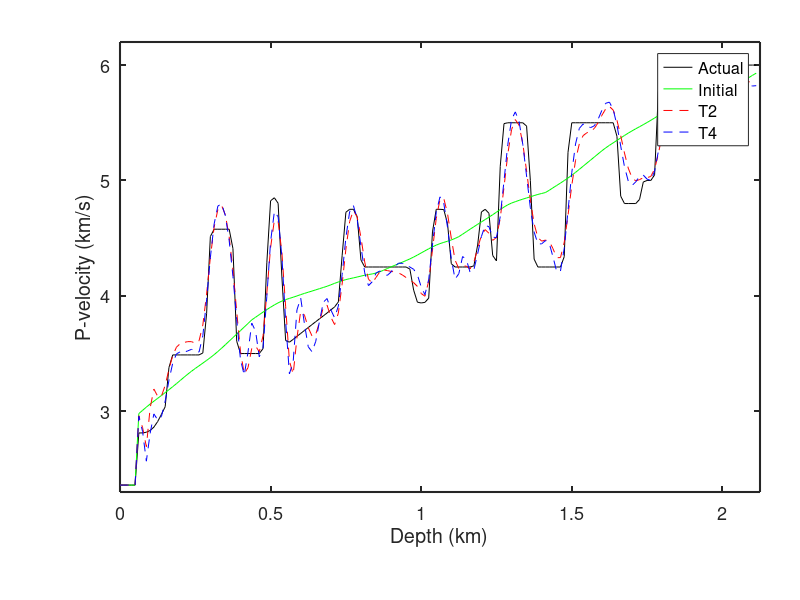
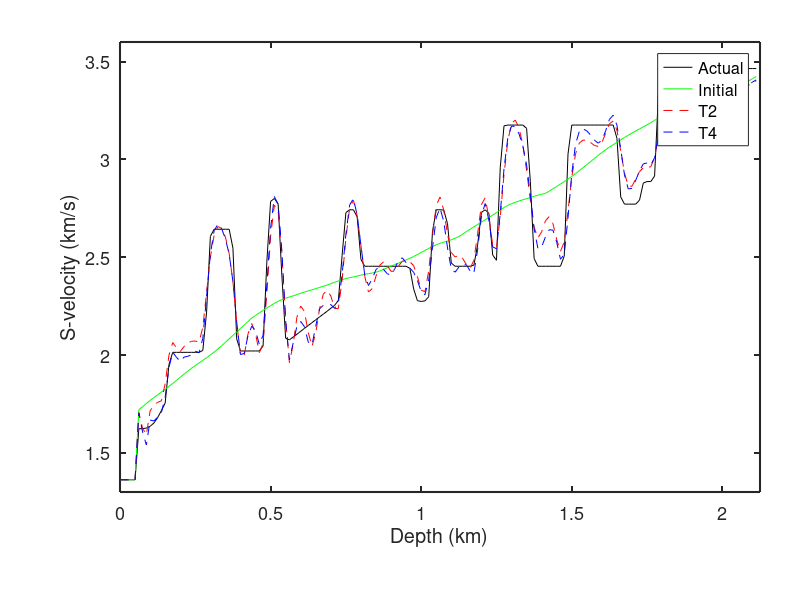
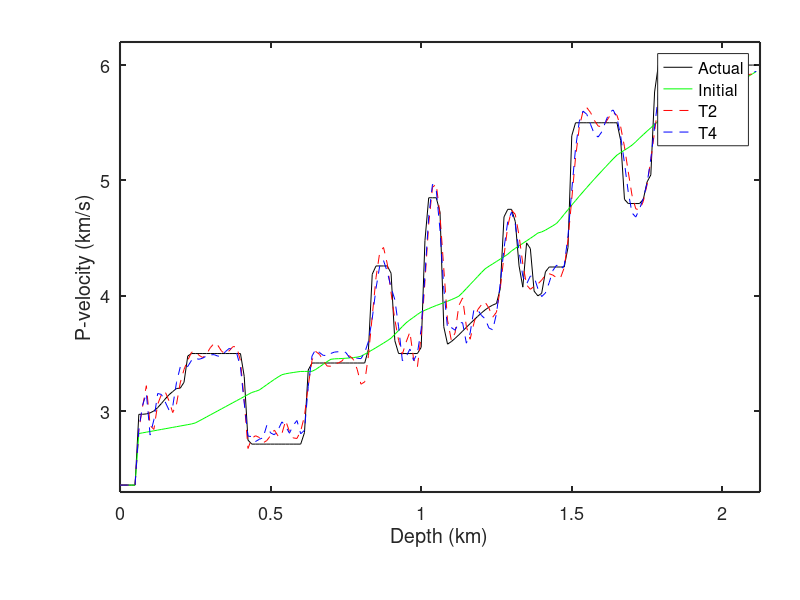
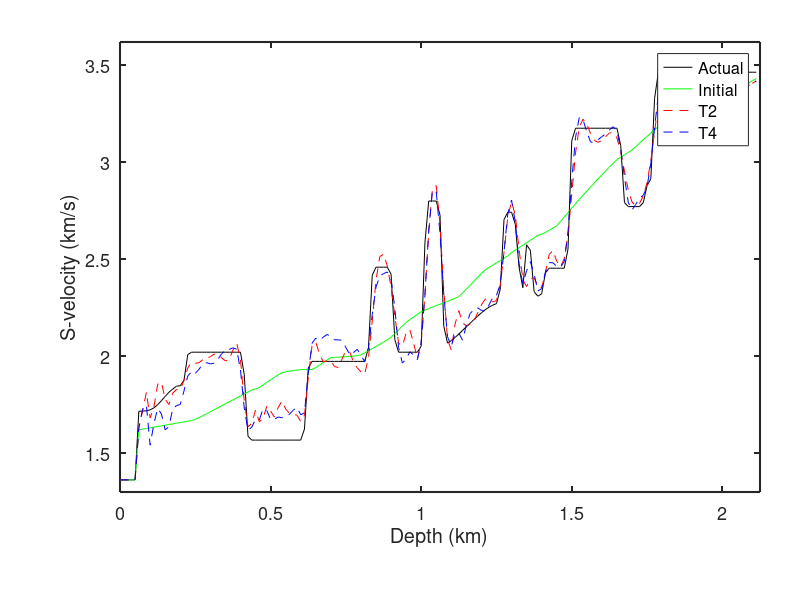

The MATLAB script that drew these images, in order:
clear;
clear all;
close all
clc;
nz=170;
nx=800;
nt=3000;
dx=12.5;dz=12.5;dt=0.001;
xx=0:dx:dx*(nx-1);
zz=0:dz:dz*(nz-1);
xx=xx/1000;
zz=zz/1000;
tt=0:dt:dt*(nt-1);

%% actual model
fid=fopen('acc_vp.dat','rb');
fid2=fopen('acc_vs.dat','rb');                                                                                                                   
p1=fread(fid,[nz,nx],'float');
p2=fread(fid2,[nz,nx],'float');
fclose(fid);fclose(fid2);
p1=p1/1000;
p2=p2/1000;

% maxp1=max(max(abs(p1)));
% maxp2=max(max(abs(p2)));
% p1=p1/maxp1;
% p2=p2/maxp1;

p_acc=p1(:,350);
s_acc=p2(:,350);

p_acc=p1(:,216);;
s_acc=p2(:,216);;


fid=fopen('ini_vp.dat','rb');
fid2=fopen('ini_vs.dat','rb');                                                                                                                   
p1=fread(fid,[nz,nx],'float');
p2=fread(fid2,[nz,nx],'float');
fclose(fid);fclose(fid2);
p1=p1/1000;
p2=p2/1000;

p_ini=p1(:,350);
s_ini=p2(:,350);

p_ini=p1(:,216);;
s_ini=p2(:,216);;
%% inversion
fid=fopen('5ifreq_vp.dat','rb');    %tra
fid2=fopen('5ifreq_vs.dat','rb');                                                                                                                   
p1=fread(fid,[nz,nx],'float');
p2=fread(fid2,[nz,nx],'float');
fclose(fid);fclose(fid2);

% maxp1=max(max(abs(p1)));
% maxp2=max(max(abs(p2)));
p1=p1/1000;
p2=p2/1000;


p=p1(:,216);
s=p2(:,216);

fid=fopen('5ifreq_vpn.dat','rb');
fid2=fopen('5ifreq_vsn.dat','rb');                                                                                                                   
p1=fread(fid,[nz,nx],'float');
p2=fread(fid2,[nz,nx],'float');
fclose(fid);fclose(fid2);
p1=p1/1000;
p2=p2/1000;
% maxp1=max(max(abs(p1)));
% maxp2=max(max(abs(p2)));
% p1=p1/maxp1;
% p2=p2/maxp1;

p_cov=p1(:,216);;
s_cov=p2(:,216);;

%%

figure(1)
h1=axes('position',[0.15 0.15 0.85 .85]);
set(gcf,'Position',[100 300 600 300]);
set(gca,'Position',[.15 .18 .80 .75]);
axis(h1);
h3=plot(zz,p_acc,'-k',zz,p_ini,'-g',zz,p,'--r',zz,p_cov,'--b');
xlabel('Depth (km)','fontsize',13);
ylabel('P-velocity (km/s)','fontsize',13);
set(gca,'fontsize',13);
axis([0 2.125 2.300 6.2000])
legend('Actual','Initial','T2','T4');

% h2=axes('position',[0.21 0.55 0.34 0.36]);
% axis(h2);
% 
%         figure_FontSize=13;  
%         set(get(gca,'XLabel'),'FontSize',figure_FontSize,'Vertical','middle'); 
%         set(get(gca,'YLabel'),'FontSize',figure_FontSize,'Vertical','middle'); 
%         set(findobj('FontSize',10),'FontSize',figure_FontSize);  
%         set(findobj(get(gca,'Children'),'LineWidth',1),'LineWidth',1); 
%         set(gcf, 'PaperPositionMode', 'manual');
% h4=plot(zz,p_acc,'-k',zz,p_ini,'-g',zz,p,'--r',zz,p_cov,'--b');
% axis([0.2 0.55 1.9 2.300]);
% hold on 
% h=[h3;h4];

set(h1,'LineWidth',1.5); 


figure(2)
h1=axes('position',[0.15 0.15 0.85 .85]);
set(gcf,'Position',[100 300 600 300]);
set(gca,'Position',[.15 .18 .80 .75]);
axis(h1);
h3=plot(zz,s_acc,'-k',zz,s_ini,'-g',zz,s,'--r',zz,s_cov,'--b');
xlabel('Depth (km)','fontsize',13);
ylabel('S-velocity (km/s)','fontsize',13);
set(gca,'fontsize',13);
axis([0 2.125 1.300 3.60])

% h2=axes('position',[0.21 0.55 0.34 0.36]);
% axis(h2);
% 
%         figure_FontSize=13;  
%         set(get(gca,'XLabel'),'FontSize',figure_FontSize,'Vertical','middle'); 
%         set(get(gca,'YLabel'),'FontSize',figure_FontSize,'Vertical','middle'); 
%         set(findobj('FontSize',10),'FontSize',figure_FontSize);  
%         set(findobj(get(gca,'Children'),'LineWidth',1),'LineWidth',1); 
%         set(gcf, 'PaperPositionMode', 'manual');
% h4=plot(zz,s_acc,'-k',zz,s_ini,'-g',zz,s,'--r',zz,s_cov,'--b');
% axis([0.5 0.88 1.25 1.7500]);
% hold on 
% h=[h3;h4];

set(h1,'LineWidth',1.5); 
legend('Actual','Initial','T2','T4');

%% actual model
fid=fopen('acc_vp.dat','rb');
fid2=fopen('acc_vs.dat','rb');                                                                                                                   
p1=fread(fid,[nz,nx],'float');
p2=fread(fid2,[nz,nx],'float');
fclose(fid);fclose(fid2);
p1=p1/1000;
p2=p2/1000;

% maxp1=max(max(abs(p1)));
% maxp2=max(max(abs(p2)));
% p1=p1/maxp1;
% p2=p2/maxp1;

p_acc=p1(:,568);
s_acc=p2(:,568);



fid=fopen('ini_vp.dat','rb');
fid2=fopen('ini_vs.dat','rb');                                                                                                                   
p1=fread(fid,[nz,nx],'float');
p2=fread(fid2,[nz,nx],'float');
fclose(fid);fclose(fid2);
p1=p1/1000;
p2=p2/1000;

p_ini=p1(:,568);
s_ini=p2(:,568);


%% inversion
fid=fopen('5ifreq_vp.dat','rb');    %tra
fid2=fopen('5ifreq_vs.dat','rb');                                                                                                                   
p1=fread(fid,[nz,nx],'float');
p2=fread(fid2,[nz,nx],'float');
fclose(fid);fclose(fid2);

% maxp1=max(max(abs(p1)));
% maxp2=max(max(abs(p2)));
p1=p1/1000;
p2=p2/1000;


p=p1(:,568);
s=p2(:,568);


fid=fopen('5ifreq_vpn.dat','rb');
fid2=fopen('5ifreq_vsn.dat','rb');                                                                                                                   
p1=fread(fid,[nz,nx],'float');
p2=fread(fid2,[nz,nx],'float');
fclose(fid);fclose(fid2);
p1=p1/1000;
p2=p2/1000;
% maxp1=max(max(abs(p1)));
% maxp2=max(max(abs(p2)));
% p1=p1/maxp1;
% p2=p2/maxp1;


p_cov=p1(:,568);
s_cov=p2(:,568);



%%

figure(3)
h1=axes('position',[0.15 0.15 0.85 .85]);
set(gcf,'Position',[100 300 600 300]);
set(gca,'Position',[.15 .18 .80 .75]);
axis(h1);
h3=plot(zz,p_acc,'-k',zz,p_ini,'-g',zz,p,'--r',zz,p_cov,'--b');
xlabel('Depth (km)','fontsize',13);
ylabel('P-velocity (km/s)','fontsize',13);
set(gca,'fontsize',13);
axis([0 2.125 2.300 6.20])

% h2=axes('position',[0.21 0.55 0.29 0.36]);
% axis(h2);
% 
%         figure_FontSize=13;  
%         set(get(gca,'XLabel'),'FontSize',figure_FontSize,'Vertical','middle'); 
%         set(get(gca,'YLabel'),'FontSize',figure_FontSize,'Vertical','middle'); 
%         set(findobj('FontSize',10),'FontSize',figure_FontSize);  
%         set(findobj(get(gca,'Children'),'LineWidth',1),'LineWidth',1); 
%         set(gcf, 'PaperPositionMode', 'manual');
% h4=plot(zz,p_acc,'-k',zz,p_ini,'-g',zz,p,'--r',zz,p_cov,'--b');
% axis([0.2 0.45 1.9 2.800]);
% hold on 
% h=[h3;h4];

set(h1,'LineWidth',1.5); 
legend('Actual','Initial','T2','T4');

figure(4)
h1=axes('position',[0.15 0.15 0.85 .85]);
set(gcf,'Position',[100 300 600 300]);
set(gca,'Position',[.15 .18 .80 .75]);
axis(h1);
h3=plot(zz,s_acc,'-k',zz,s_ini,'-g',zz,s,'--r',zz,s_cov,'--b');
xlabel('Depth (km)','fontsize',13);
ylabel('S-velocity (km/s)','fontsize',13);
set(gca,'fontsize',13);
axis([0 2.125 1.300 3.620])

% h2=axes('position',[0.21 0.55 0.29 0.36]);
% axis(h2);
% 
%         figure_FontSize=13;  
%         set(get(gca,'XLabel'),'FontSize',figure_FontSize,'Vertical','middle'); 
%         set(get(gca,'YLabel'),'FontSize',figure_FontSize,'Vertical','middle'); 
%         set(findobj('FontSize',10),'FontSize',figure_FontSize);  
%         set(findobj(get(gca,'Children'),'LineWidth',1),'LineWidth',1); 
%         set(gcf, 'PaperPositionMode', 'manual');
% h4=plot(zz,s_acc,'-k',zz,s_ini,'-g',zz,s,'--r',zz,s_cov,'--b');
% axis([0.5 0.82 1.4 1.7500]);
% hold on 
% h=[h3;h4];
legend('Actual','Initial','T2','T4');
set(h1,'LineWidth',1.5); 